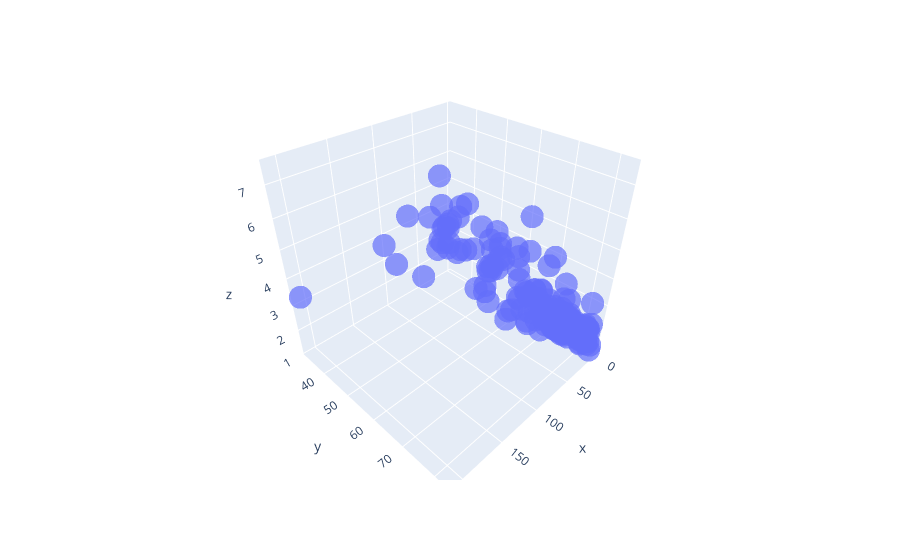

Write notebook code for a chart like this one.
### Code cell
# plot the data to see if there are obvious clusters
# countries = data_raw_nfin.index.tolist()
fig = px.scatter_3d(x=data_raw_nfin.child_mort, y=data_raw_nfin.life_expec, z=data_raw_nfin.total_fer, opacity=0.7)
# fig.update_traces(mode="m5arkers", hovertemplate=data_raw_nfin.country)
fig.show()

### Figure 1 — Plotly figure (JSON) as saved in the notebook; plotly's stock layout.template omitted (floating-point values rounded to 4 significant figures; data arrays with more than 128 entries replaced by an {"elided": "..."} marker saying what was removed)
{"data": [{"hovertemplate": "x=%{x}<br>y=%{y}<br>z=%{z}<extra></extra>", "legendgroup": "", "marker": {"color": "#636efa", "opacity": 0.7, "symbol": "circle"}, "mode": "markers", "name": "", "scene": "scene", "showlegend": false, "type": "scatter3d", "x": {"elided": "167 float values"}, "y": {"elided": "167 float values"}, "z": {"elided": "167 float values"}}], "layout": {"legend": {"tracegroupgap": 0}, "margin": {"t": 60}, "scene": {"domain": {"x": [0, 1], "y": [0, 1]}, "xaxis": {"title": {"text": "x"}}, "yaxis": {"title": {"text": "y"}}, "zaxis": {"title": {"text": "z"}}}}}
